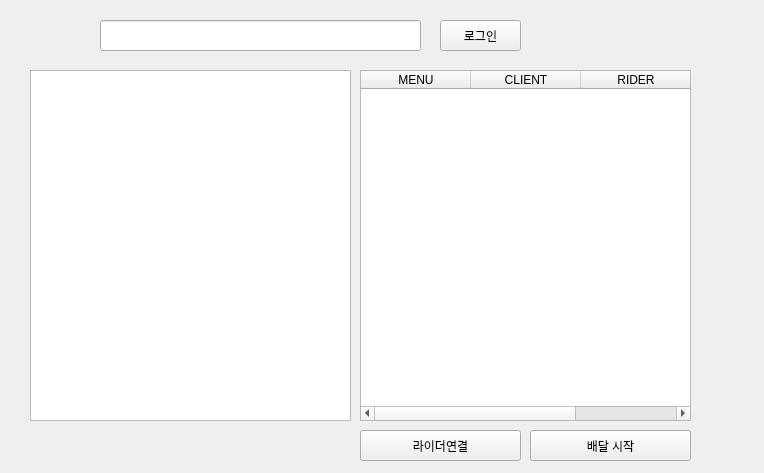
<?xml version="1.0" encoding="UTF-8"?>
<ui version="4.0">
 <class>Widget</class>
 <widget class="QWidget" name="Widget">
  <property name="geometry">
   <rect>
    <x>0</x>
    <y>0</y>
    <width>764</width>
    <height>473</height>
   </rect>
  </property>
  <property name="windowTitle">
   <string>Widget</string>
  </property>
  <widget class="QLineEdit" name="lineEdit">
   <property name="geometry">
    <rect>
     <x>100</x>
     <y>20</y>
     <width>321</width>
     <height>31</height>
    </rect>
   </property>
  </widget>
  <widget class="QPushButton" name="pushButton">
   <property name="geometry">
    <rect>
     <x>440</x>
     <y>20</y>
     <width>81</width>
     <height>31</height>
    </rect>
   </property>
   <property name="text">
    <string>로그인</string>
   </property>
  </widget>
  <widget class="QTableWidget" name="tableWidget_2">
   <property name="geometry">
    <rect>
     <x>360</x>
     <y>70</y>
     <width>331</width>
     <height>351</height>
    </rect>
   </property>
   <attribute name="horizontalHeaderMinimumSectionSize">
    <number>30</number>
   </attribute>
   <attribute name="horizontalHeaderDefaultSectionSize">
    <number>110</number>
   </attribute>
   <column>
    <property name="text">
     <string>MENU</string>
    </property>
   </column>
   <column>
    <property name="text">
     <string>CLIENT</string>
    </property>
   </column>
   <column>
    <property name="text">
     <string>RIDER</string>
    </property>
   </column>
  </widget>
  <widget class="QPushButton" name="pushButton_3">
   <property name="geometry">
    <rect>
     <x>530</x>
     <y>430</y>
     <width>161</width>
     <height>31</height>
    </rect>
   </property>
   <property name="text">
    <string>배달 시작</string>
   </property>
  </widget>
  <widget class="QPushButton" name="pushButton_2">
   <property name="geometry">
    <rect>
     <x>360</x>
     <y>430</y>
     <width>161</width>
     <height>31</height>
    </rect>
   </property>
   <property name="text">
    <string>라이더연결</string>
   </property>
  </widget>
  <widget class="QTextEdit" name="textEdit">
   <property name="geometry">
    <rect>
     <x>30</x>
     <y>70</y>
     <width>321</width>
     <height>351</height>
    </rect>
   </property>
  </widget>
 </widget>
 <resources/>
 <connections/>
</ui>
